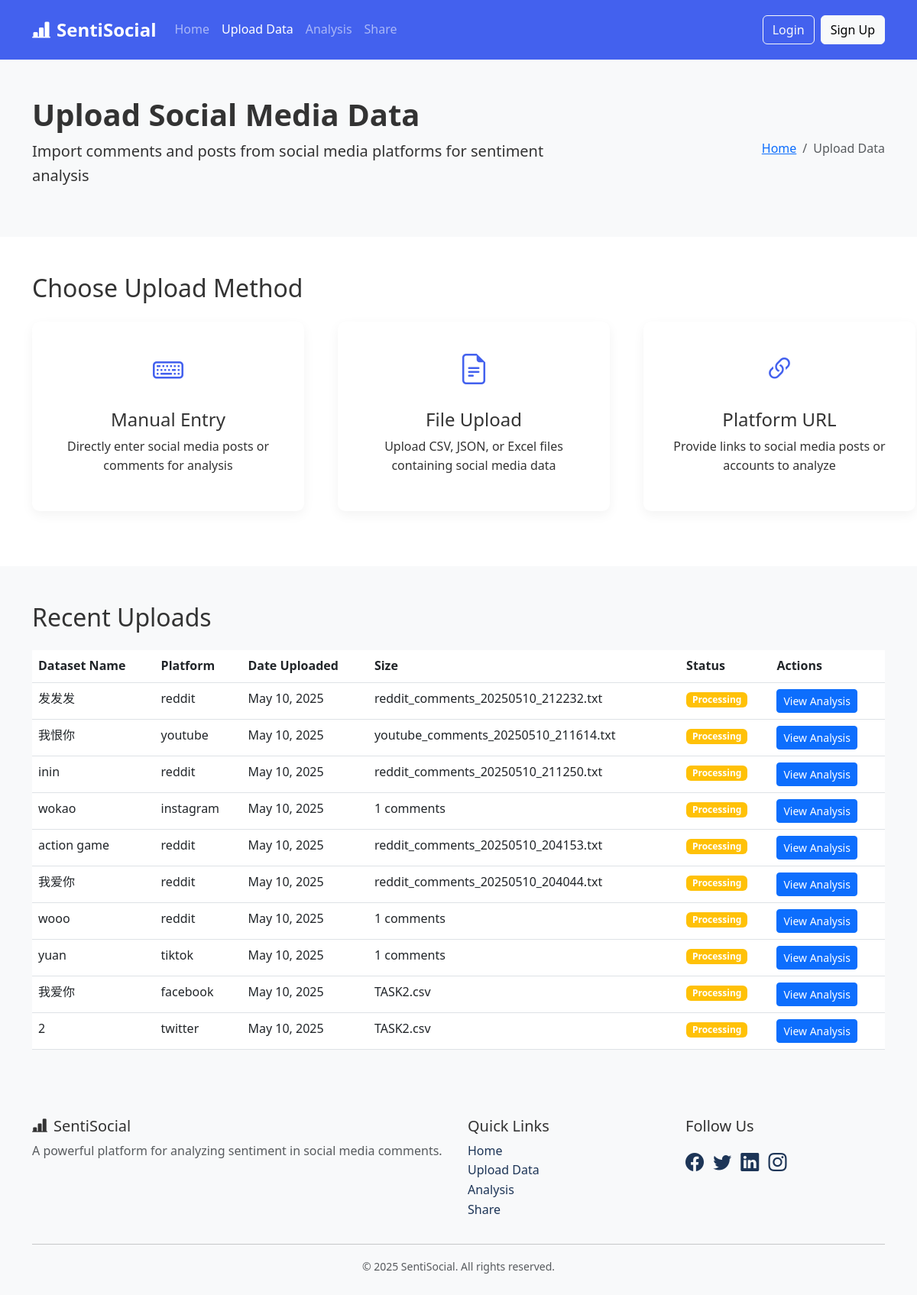
Screenshot of /upload with the database file from the repository.
### app/models.py (models this page shows, shortened)
class Upload(db.Model):
    id = db.Column(db.String(36), primary_key=True, default=lambda: str(uuid.uuid4()))
    dataset_name = db.Column(db.String(255), nullable=False, default='Manual Entry')
    platform = db.Column(db.String(50), nullable=False)
    file_path = db.Column(db.String(255), nullable=True)
    url = db.Column(db.String(255), nullable=True)
    url_type = db.Column(db.String(50), nullable=True, default='N/A')
    comment_limit = db.Column(db.String(50), nullable=True)
    source = db.Column(db.String(50), nullable=True, default='N/A')
    comments = db.Column(db.Text, nullable=True)
    category = db.Column(db.String(50), nullable=True, default='N/A')
    upload_date = db.Column(db.DateTime, default=datetime.utcnow)
    status = db.Column(db.String(50), default="Pending")
    num_comments = db.Column(db.Integer, nullable=True)

### app/routes.py (the view, shortened to what this page needs)
@main_bp.route('/upload', methods=['GET', 'POST'])
def upload():
    recent_uploads = Upload.query.order_by(Upload.upload_date.desc()).limit(10).all()
    return render_template('upload.html', recent_uploads=recent_uploads)

### app/templates/upload.html (shortened to what this page needs)
<!DOCTYPE html>
<html lang="en">
<head>
    <link href="https://cdn.jsdelivr.net/npm/bootstrap@5.3.0-alpha1/dist/css/bootstrap.min.css" rel="stylesheet">
    <link rel="stylesheet" href="https://cdn.jsdelivr.net/npm/bootstrap-icons@1.10.3/font/bootstrap-icons.css">
    <link rel="stylesheet" href="{{ url_for('static', filename='styles.css') }}">
</head>
<body>
    {% include 'partials/navbar.html' %}
    <header class="bg-light py-5">
        <div class="container">
            <div class="row align-items-center">
                <div class="col-lg-8">
                    <h1 class="fw-bold">Upload Social Media Data</h1>
                    <p class="lead">Import comments and posts from social media platforms for sentiment analysis</p>
                </div>
                <div class="col-lg-4 text-lg-end">
                    <nav aria-label="breadcrumb">
                        <ol class="breadcrumb justify-content-lg-end mb-0">
                            <li class="breadcrumb-item"><a href="index.html">Home</a></li>
                            <li class="breadcrumb-item active" aria-current="page">Upload Data</li>
                        </ol>
                    </nav>
                </div>
            </div>
        </div>
    </header>
    <section class="py-5">
        <div class="container">
            <h2 class="mb-4">Choose Upload Method</h2>
            <div class="row upload-options">
                <div class="col-md-4 mb-4">
                    <div class="upload-option-card text-center h-100" id="manualEntryCard" data-bs-toggle="collapse" data-bs-target="#manualEntryForm" aria-expanded="false">
                        <div class="upload-option-icon">
                            <i class="bi bi-keyboard"></i>
                        </div>
                        <h4>Manual Entry</h4>
                        <p>Directly enter social media posts or comments for analysis</p>
                    </div>
                </div>
                <div class="col-md-4 mb-4">
                    <div class="upload-option-card text-center h-100" id="fileUploadCard" data-bs-toggle="collapse" data-bs-target="#fileUploadForm" aria-expanded="false">
                        <div class="upload-option-icon">
                            <i class="bi bi-file-earmark-text"></i>
                        </div>
                        <h4>File Upload</h4>
                        <p>Upload CSV, JSON, or Excel files containing social media data</p>
                    </div>
                </div>
                <div class="col-md-4 mb-4">
                    <div class="upload-option-card text-center h-100" id="urlEntryCard" data-bs-toggle="collapse" data-bs-target="#urlEntryForm" aria-expanded="false">
                        <div class="upload-option-icon">
                            <i class="bi bi-link-45deg"></i>
                        </div>
                        <h4>Platform URL</h4>
                        <p>Provide links to social media posts or accounts to analyze</p>
                    </div>
                </div>
            </div>
        </div>
    </section>
    <section class="py-5 bg-light">
        <div class="container">
            <h2 class="mb-4">Recent Uploads</h2>
            <div class="table-responsive">
                <table class="table table-hover">
                    <thead>
                        <tr>
                            <th>Dataset Name</th>
                            <th>Platform</th>
                            <th>Date Uploaded</th>
                            <th>Size</th>
                            <th>Status</th>
                            <th>Actions</th>
                        </tr>
                    </thead>
                    <tbody>
                        {% if recent_uploads %}
                            {% for upload in recent_uploads %}
                            <tr>
                                <td>{{ upload.dataset_name }}</td>
                                <td>{{ upload.platform }}</td>
                                <td>{{ upload.upload_date.strftime('%b %d, %Y') }}</td>
                                <td>
                                    {% if upload.file_path %}
                                        {{ upload.file_path.split('/')[-1] }}
                                    {% elif upload.comments %}
                                        {{ upload.comments.count('\n') + 1 }} comments
                                    {% elif upload.url %}
                                        URL data
                                    {% else %}
                                        N/A
                                    {% endif %}
                                </td>
                                <td>
                                    <span class="badge {% if upload.status == 'Completed' %}bg-success{% elif upload.status == 'Processing' %}bg-warning{% else %}bg-danger{% endif %}">
                                        {{ upload.status }}
                                    </span>
                                </td>
                                <td>
                                    <a href="{{ url_for('main.analyze', upload_id=upload.id) }}" class="btn btn-sm btn-primary">View Analysis</a>
                                </td>
                            </tr>
                            {% endfor %}
                        {% else %}
                            <tr>
                                <td colspan="6" class="text-center">No uploads found</td>
                            </tr>
                        {% endif %}
                    </tbody>
                </table>
            </div>
        </div>
    </section>
    {% include 'partials/footer.html' %}
</body>
</html>

### app/templates/partials/navbar.html (shortened to what this page needs)
<nav class="navbar navbar-expand-lg navbar-dark">
    <div class="container">
        <a class="navbar-brand" href="{{ url_for('main.index') }}">
            <i class="bi bi-bar-chart-line-fill me-2"></i>SentiSocial
        </a>
        <div class="collapse navbar-collapse" id="navbarNav">
            <ul class="navbar-nav me-auto">
                <li class="nav-item">
                    <a class="nav-link {% if request.endpoint == 'main.index' %}active{% endif %}" href="{{ url_for('main.index') }}">Home</a>
                </li>
                <li class="nav-item">
                    <a class="nav-link {% if request.endpoint == 'main.upload' %}active{% endif %}" href="{{ url_for('main.upload') }}">Upload Data</a>
                </li>
                <li class="nav-item">
                    <a class="nav-link {% if request.endpoint == 'main.analyze' %}active{% endif %}" href="{{ url_for('main.analyze') }}">Analysis</a>
                </li>
                <li class="nav-item">
                    <a class="nav-link {% if request.endpoint == 'main.share' %}active{% endif %}" href="{{ url_for('main.share') }}">Share</a>
                </li>
            </ul>
            <div class="d-flex align-items-center">
                {% if session.get('user_name') %}
                    <div class="dropdown me-3">
                        <a href="#" class="d-flex align-items-center text-white text-decoration-none dropdown-toggle" id="userDropdown" data-bs-toggle="dropdown" aria-expanded="false">
                            <span>{{ session['user_name'] }}</span>
                        </a>
                        <ul class="dropdown-menu dropdown-menu-end" aria-labelledby="userDropdown">
                            <li><a class="dropdown-item" href="{{ url_for('main.logout') }}"><i class="bi bi-box-arrow-right me-2"></i>Logout</a></li>
                        </ul>
                    </div>
                {% else %}
                    <div class="d-flex">
                        <button class="btn btn-outline-light me-2" data-bs-toggle="modal" data-bs-target="#loginModal">Login</button>
                        <button class="btn btn-light" data-bs-toggle="modal" data-bs-target="#registerModal">Sign Up</button>
                    </div>
                {% endif %}
            </div>
        </div>
    </div>
</nav>

### app/templates/partials/footer.html
 <footer class="footer py-4">
    <div class="container">
        <div class="row">
            <div class="col-md-6 mb-4 mb-md-0">
                <h5><i class="bi bi-bar-chart-line-fill me-2"></i>SentiSocial</h5>
                <p class="text-muted">A powerful platform for analyzing sentiment in social media comments.</p>
            </div>
            <div class="col-md-3 mb-4 mb-md-0">
                <h5>Quick Links</h5>
                <ul class="list-unstyled">
                    <li><a href="{{ url_for('main.index') }}">Home</a></li>
                    <li><a href="{{ url_for('main.upload') }}">Upload Data</a></li>
                    <li><a href="{{ url_for('main.analyze') }}">Analysis</a></li>
                    <li><a href="{{ url_for('main.share') }}">Share</a></li>
                </ul>
            </div>
            <div class="col-md-3 mb-4 mb-md-0">
                <h5>Follow Us</h5>
                <div class="social-icons mt-3">
                    <a href="#" class="me-2 text-decoration-none">
                        <i class="bi bi-facebook fs-4"></i>
                    </a>
                    <a href="#" class="me-2 text-decoration-none">
                        <i class="bi bi-twitter fs-4"></i>
                    </a>
                    <a href="#" class="me-2 text-decoration-none">
                        <i class="bi bi-linkedin fs-4"></i>
                    </a>
                    <a href="#" class="me-2 text-decoration-none">
                        <i class="bi bi-instagram fs-4"></i>
                    </a>
                </div>
            </div>
        </div>
        <hr>
        <div class="text-center text-muted">
            <small>&copy; 2025 SentiSocial. All rights reserved.</small>
        </div>
    </div>
</footer>

### app/static/styles.css (style rules this page uses)
:root { --primary-color: #4361ee; --secondary-color: #3f37c9; --accent-color: #4cc9f0; --dark-color: #1d3557; --light-color: #f8f9fa; --success-color: #4caf50; --warning-color: #ff9800; --danger-color: #f44336; --neutral-color: #6c757d; }
body { font-family: 'Segoe UI', Tahoma, Geneva, Verdana, sans-serif; color: #333; line-height: 1.6; }
.navbar { background-color: var(--primary-color); padding: 15px 0; }
.navbar-brand { font-weight: 700; font-size: 1.5rem; }
.footer { background-color: #f8f9fa; }
.footer a { color: var(--dark-color); text-decoration: none; }
.upload-options { display: flex; flex-direction: row; flex-wrap: nowrap; gap: 20px; justify-content: space-between; }
.upload-option-card { background: #fff; border-radius: 10px; box-shadow: 0 5px 15px rgba(0, 0, 0, 0.05); padding: 30px; cursor: pointer; transition: transform 0.3s ease, box-shadow 0.3s ease; }
.upload-option-icon { font-size: 2.5rem; color: var(--primary-color); margin-bottom: 20px; }

### rows the page displays
Upload: dataset_name "发发发", platform "reddit", upload_date "May 10, 2025", file_path "reddit_comments_20250510_212232.txt", status "Processing"
Upload: dataset_name "我恨你", platform "youtube", upload_date "May 10, 2025", file_path "youtube_comments_20250510_211614.txt", status "Processing"
Upload: dataset_name "inin", platform "reddit", upload_date "May 10, 2025", file_path "reddit_comments_20250510_211250.txt", status "Processing"
Upload: dataset_name "wokao", platform "instagram", upload_date "May 10, 2025", comments "1", status "Processing"
Upload: dataset_name "action game", platform "reddit", upload_date "May 10, 2025", file_path "reddit_comments_20250510_204153.txt", status "Processing"
Upload: dataset_name "我爱你", platform "reddit", upload_date "May 10, 2025", file_path "reddit_comments_20250510_204044.txt", status "Processing"
Upload: dataset_name "wooo", platform "reddit", upload_date "May 10, 2025", comments "1", status "Processing"
Upload: dataset_name "yuan", platform "tiktok", upload_date "May 10, 2025", comments "1", status "Processing"
Upload: dataset_name "我爱你", platform "facebook", upload_date "May 10, 2025", file_path "TASK2.csv", status "Processing"
Upload: dataset_name "2", platform "twitter", upload_date "May 10, 2025", file_path "TASK2.csv", status "Processing"
